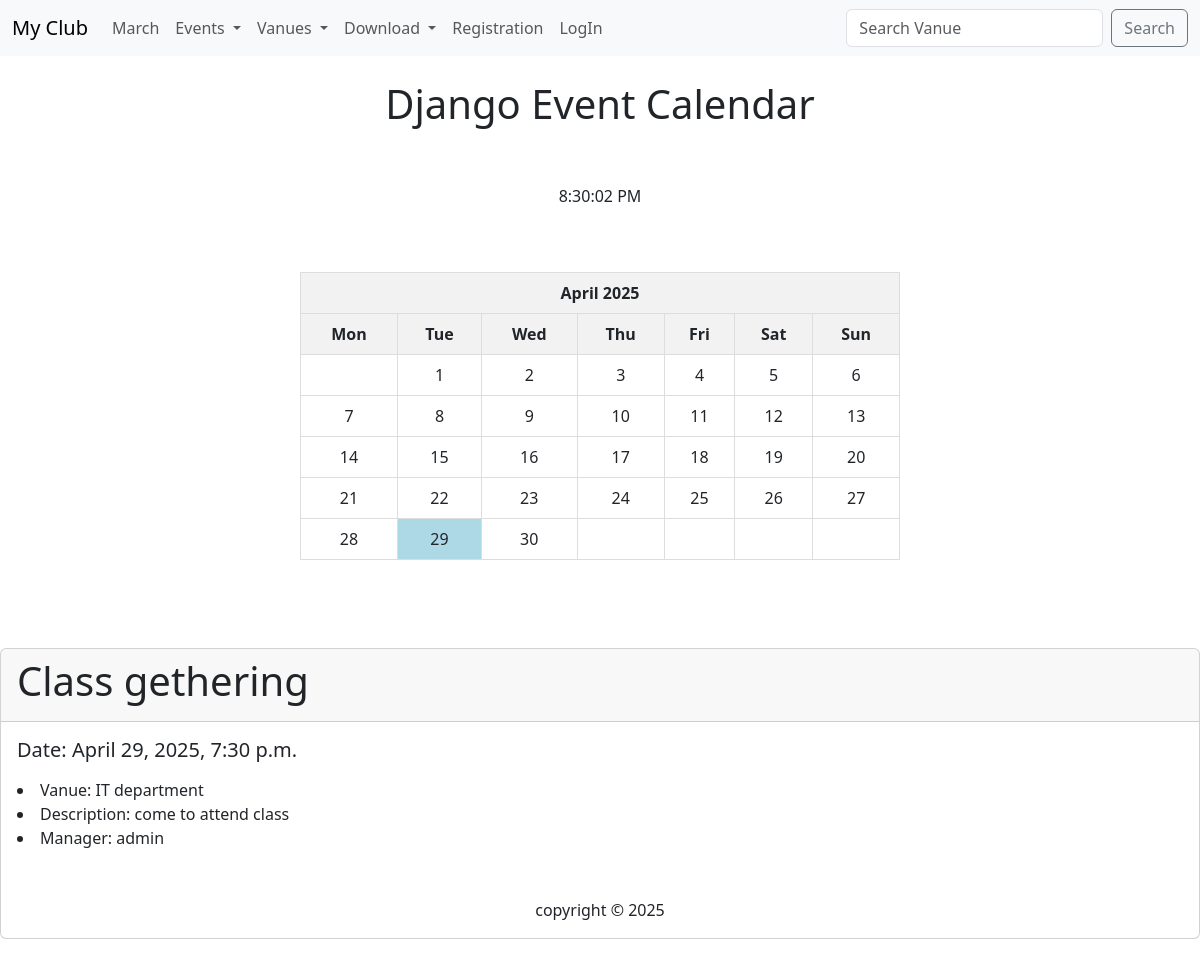
The page / on the database its author committed.
### event/models.py (models this page shows, shortened)
class Event(models.Model):
    title = models.CharField(max_length=200)
    description = models.TextField(blank=True)
    date = models.DateTimeField()
    created = models.DateTimeField(auto_now_add=True)
    updated = models.DateTimeField(auto_now=True)
    manager = models.ForeignKey(User, on_delete=models.SET_NULL, null=True, blank=True)
    vanue = models.ForeignKey(Vanue, on_delete=models.CASCADE, related_name='event')
    attend = models.ManyToManyField(MyUser, blank=True)
    aproved = models.BooleanField(default=False)

class Vanue(models.Model):
    name = models.CharField(max_length=200)
    address = models.TextField()
    phone = models.CharField(max_length=15, blank=True)
    map_reference = models.CharField(max_length=50)
    owner = models.IntegerField("Vanue Owner", blank=False, default=1)
    image = models.ImageField(upload_to='images/', blank=True, null=True)
    def __str__(self):
        return self.name

### event/views.py (the view)
# urls.py: path("", views.index, name="index"),
def index(request, year=datetime.datetime.now().year, month=datetime.datetime.now().strftime("%B")):
    month = month.capitalize()
    month_number = list(calendar.month_name).index(month)
    now = datetime.datetime.now()
    cal = HTMLCalendar().formatmonth(year, month_number)
    time = now.strftime("%I:%M %p")
    events = Event.objects.filter(date__year=year, date__month=month_number)
    event = Event.objects.all()
    return render(request, "events/index.html", {
        "name": "Django Event Calendar",
        "year": year,
        "month": month,
        "month_number": month_number,
        "time": time,
        "cal": cal,
        "events": events,
        'eve':event,
    })

### event/templates/events/index.html (shortened to what this page needs)
{% extends 'events/base.html' %}
        {%block body%}
            <center>
            <h1>{{name}}</h1>
            <br>
            <br>
            <div id="time">{{time}}</div>
            <br>
            <br>
            <div id="calendar-container">
              <p>{{ cal | safe }}</p>
            </div>
            <br>
            <br>
            <br>
{%if events%}
{%for event in events%}
            </center>
              <div class="card" style="margin-bottom: 20px;">
                <div class="card-header">
                  <h1>{{event.title}}</h1>
                </div>
                <div class="card-body">
                  <h5 class="card-title">Date: {{event.date}}</h5>
                  <p class="card-text">
                    <li>Vanue: {{event.vanue}}</li>
                    <li>Description: {{event.description}}</li>
                    <li>Manager: {{event.manager}}</li>
              <br>
              <br>
              {%endfor%}
              {%else%}
              <center><h2>Sorry...! This month havan't any event</h2></center>
              {%endif%}
             <center> copyright &copy; {{year}}</center>
         {%endblock%}

### event/templates/events/index.html (style rules this page uses)
#calendar-container { display: flex; justify-content: center; align-items: center; flex-direction: column; }
table { width: 100%; max-width: 600px; border-collapse: collapse; }
th, td { border: 1px solid #ddd; padding: 8px; text-align: center; }
th { background-color: #f2f2f2; }

### rows shown on the page
Event: title "Class gethering", date "April 29, 2025, 7:30 p.m.", vanue "IT department", description "come to attend class", manager "admin"

### other values the page prints
{{ name }} "Django Event Calendar"
{{ cal | safe }} "April 2025 Mon Tue Wed Thu Fri Sat Sun 1 2 3 4 5 6 7 8 9 10 11 12 13 14 15 16 17 18 19 20 21 22 23 24 25 26 27 28 29 30"
